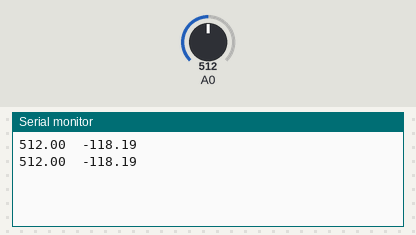
Bench run of a sketch on a simulated Arduino Uno, built with avr-gcc and run on an emulated ATmega328P. On the bench: the last lines printed to the serial monitor. The test bench sets the inputs (shaded band); at power-on: A0 = 512.

Above: at 1.8 s.
1.9 s: A0 set to 716
At 2.8 s:
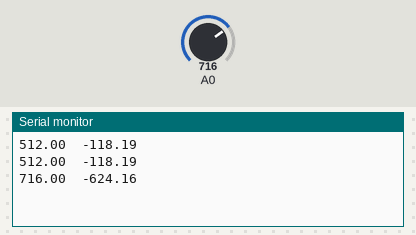
3.4 s: A0 set to 900
At 4.4 s:
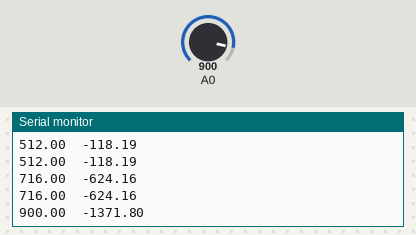
Timing chart, 0 to 6.4 s (numbered marks = the images above; inputs shaded):
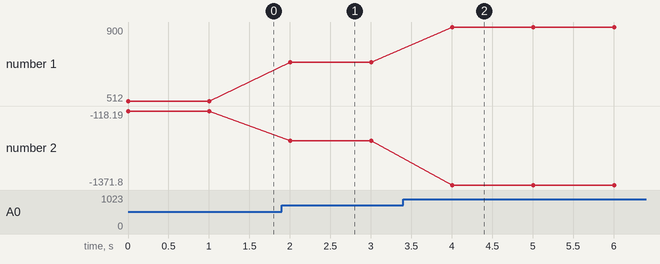

The sketch:

PutS_PumpC-Capasitive.ino
```cpp
//hai

float Moisture, SM = 0;
double x = 0;

void setup() {
  Serial.begin(9600);
}

void loop() {
  x = analogRead(A0);
  Moisture = -3.34 + (0.0253 * x) + (-4.08e-5 * pow(x, 2)); // Corrected exponentiation

  SM = Moisture*100-10;
  // if(SM < 0){
  //   SM = 0.00;
  //    Serial.println(SM);
  // }
  Serial.print(x);
  Serial.print("  ");
  Serial.println(SM);


  delay(1000); // Increased delay for stability
}
```

Measured:
- after the input at 1.9 s, the serial monitor: prints a new line after 0.10 s (image 1)
- after the input at 3.4 s, the serial monitor: prints a new line after 0.61 s (image 2)
- plotted number 1: 512 → 716 after the input at 1.9 s, 716 → 900 after the input at 3.4 s
- plotted number 2: -118.19 → -624.16 after the input at 1.9 s, -624.16 → -1371.8 after the input at 3.4 s
